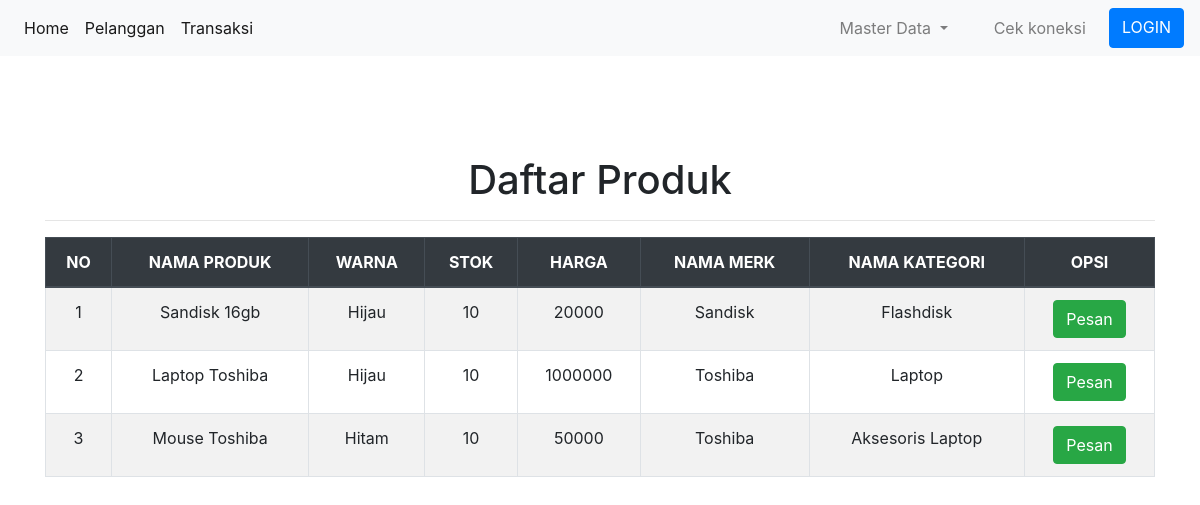
The page / on the database its author committed.
### tables this page shows
CREATE TABLE `produk` (
  `id_produk` int(15) NOT NULL,
  `nama_produk` varchar(255) NOT NULL,
  `warna` varchar(255) NOT NULL,
  `jumlah` int(15) NOT NULL,
  `harga` int(15) NOT NULL,
  `id_merk` int(15) NOT NULL,
  `id_kategori` int(15) NOT NULL
);

CREATE TABLE `merk` (
  `id_merk` int(15) NOT NULL,
  `nama_merk` varchar(255) NOT NULL
);

CREATE TABLE `kategori_produk` (
  `id_kategori` int(15) NOT NULL,
  `nama_kategori` varchar(255) NOT NULL
);

### index.php (the view, shortened to what this page needs)
<!DOCTYPE html>
<html>
<head>
	<link rel="stylesheet" type="text/css" href="assets/css/bootstrap.css">
</head>
<body>
	<nav class="navbar navbar-expand-lg navbar-light bg-light">
		<div class="collapse navbar-collapse" id="navbarSupportedContent">
			<ul class="navbar-nav mr-auto">
				<li class="nav-item active">
					<a class="nav-link" href="index.php">Home <span class="sr-only">(current)</span></a>
				</li>
				<li class="nav-item active">
					<a class="nav-link" href="views/pelanggan/index.php">Pelanggan <span class="sr-only">(current)</span></a>
				</li>
				<li class="nav-item active">
					<a class="nav-link" href="views/beli/index.php">Transaksi <span class="sr-only">(current)</span></a>
				</li>
			</ul>
			<form class="form-inline my-2 my-lg-0">
				<ul class="navbar-nav mr-auto">
					<li class="nav-item dropdown" style="padding-right: 30px;" >
						<a class="nav-link dropdown-toggle" href="#" id="navbarDropdown" role="button" data-toggle="dropdown" aria-haspopup="true" aria-expanded="false">
							Master Data
						</a>
						</li>
						<li class="nav-item" style="padding-right: 15px;">
							<a class="nav-link" href="controller/koneksi.php">Cek koneksi</a>
						</li>
						<?php if (!isset($_SESSION["login"])){ ?>
							<a class="btn btn-primary" href="controller/pelanggan/login.php">LOGIN</a>
						<?php } else { ?>
							<a class="btn btn-primary" href="controller/pelanggan/logout.php">Logout</a>
						<?php } ?>
					</ul>
				</form>
			</div>
		</nav>
		<div class="container" style="margin-top: 100px;">
			<h1 class="text-center">Daftar Produk</h1>
			<hr>
			<table class="table table-bordered table-striped table-hover text-center">
				<thead class="thead-dark text-uppercase">
					<tr>
						<th>no</th>
						<th>nama produk</th>
						<th>warna</th>
						<th>Stok</th>
						<th>harga</th>
						<th>nama merk</th>
						<th>nama kategori</th>
						<th>opsi</th>
					</tr>
				</thead>
				<tbody class="text-capitalize">
					<?php
					include 'controller/koneksi.php';
					$query = "SELECT id_produk, nama_produk, warna, jumlah, harga,merk.nama_merk, kategori_produk.nama_kategori, merk.id_merk, kategori_produk.id_kategori FROM produk
					INNER JOIN merk ON produk.id_merk = merk.id_merk
					INNER JOIN kategori_produk ON produk.id_kategori = kategori_produk.id_kategori";
					$result = mysqli_query($koneksi, $query);
					$no=1;
					foreach ($result as $value) { ?>
						<tr>
							<td><?= $no++; ?></td>
							<td><?= $value['nama_produk'] ?></td>
							<td><?= $value['warna'] ?></td>
							<td><?= $value['jumlah'] ?></td>
							<td><?= $value['harga'] ?></td>
							<td><?= $value['nama_merk'] ?></td>
							<td><?= $value['nama_kategori'] ?></td>
							<td>
								<a href="views/beli/beli.php?id_produk=<?= $value['id_produk'] ?>" class="btn btn-success">Pesan</a>
							</td>
						</tr>
					<?php } ?>
				</tbody>
			</table>
		</div>
	</body>
	</html>

### rows shown on the page
produk: nama_produk "Sandisk 16gb", warna "Hijau", jumlah "10", harga "20000", id_merk.nama_merk "Sandisk", id_kategori.nama_kategori "Flashdisk"
produk: nama_produk "Laptop Toshiba", warna "Hijau", jumlah "10", harga "1000000", id_merk.nama_merk "Toshiba", id_kategori.nama_kategori "Laptop"
produk: nama_produk "Mouse Toshiba", warna "Hitam", jumlah "10", harga "50000", id_merk.nama_merk "Toshiba", id_kategori.nama_kategori "Aksesoris Laptop"
